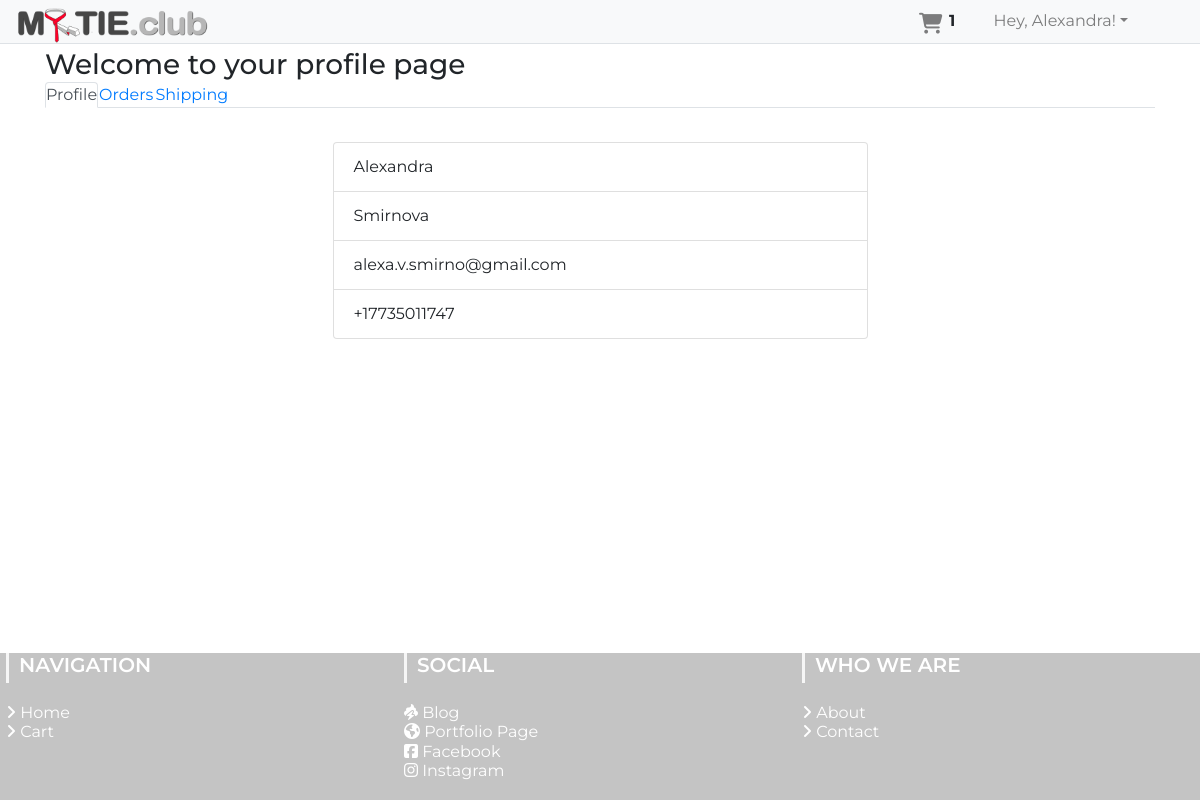
Page /profile/ (signed in) on the committed database.
### app/models.py (models this page shows, shortened)
class User(UserMixin, db.Model):
	__tablename__="user"
	id = db.Column(db.Integer, primary_key=True)
	firstname = db.Column(db.String(24), index=True)
	lastname = db.Column(db.String(24), index=True)
	email = db.Column(db.String(50), index=True, unique=True)
	password_hash = db.Column(db.String)
	phonenumber = db.Column(db.String(18), index=True, unique=True)
	is_admin = db.Column(db.Boolean, default = False)
	order = db.relationship("Order", backref='ordered_products')
	kart = db.relationship('Kart', uselist=False, backref='user_kart')
	shipping_info = db.relationship('ShippingInfo', backref='shipping',lazy='dynamic')

### app/users/routes.py (the view, shortened to what this page needs)
@users.route('/profile/', methods = ["GET", "POST"])
def profile():
	if current_user.is_anonymous:
		count = 0
		user = 0
	else:
		user = current_user.id
		count = Kart.query.filter_by(user_id =user).count()
		order = Order.query.filter_by(user_id = user)
		items = Kart.query.filter_by(user_id=user).all()
	form = ShippingForm()
	shipping = ShippingInfo.query.all()
	return render_template('users/profile.html', title = "Account page",form=form,
	shipping = shipping, count=count, order = order,items=items)

### app/models.py (called while the page is built)
@login_manager.user_loader
def load_user(id):
    return User.query.get(int(id))

### app/templates/users/profile.html (shortened to what this page needs)
{% extends "layout.html" %}
{% block body %}
<h3>
        Welcome to your profile page
</h3>
<nav>
        <div class="nav nav-tabs" id="nav-tab" role="tablist">
                <a class="nav-item nav-link active" id="nav-home-tab" data-toggle="tab" href="#nav-home" role="tab" aria-controls="nav-home" aria-selected="true">Profile</a>
                <a class="nav-item nav-link" id="nav-profile-tab" data-toggle="tab" href="#nav-profile" role="tab" aria-controls="nav-profile" aria-selected="false">Orders</a>
                <a class="nav-item nav-link" id="nav-contact-tab" data-toggle="tab" href="#nav-contact" role="tab" aria-controls="nav-contact" aria-selected="false">Shipping</a>
        </div>
</nav>
<div class="tab-content" id="nav-tabContent mb-5">
<div class="tab-pane fade show active " id="nav-home" role="tabpanel" aria-labelledby="nav-home-tab">
                <ul class="list-group mt-4 center">
                        <li class="list-group-item">{{current_user.firstname }}</li>
                        <li class="list-group-item">{{current_user.lastname }}</li>
                        <li class="list-group-item">{{ current_user.email }}</li>
                        <li class="list-group-item">{{current_user.phonenumber }}</li>
                </ul>
</div>
</div>
{% endblock %}

### app/templates/layout.html (shortened to what this page needs)
<html>
    <head>
        <link rel="stylesheet" href="https://stackpath.bootstrapcdn.com/bootstrap/4.3.1/css/bootstrap.css">
        <link href="{{ url_for('static', filename='css/main.css') }}" rel="stylesheet">
    </head>
<body>
          <nav class="navbar navbar-expand-sm navbar-light bg-light border-bottom shadow-md fixed-top">
              <h1 class="brand_name">
                  <a class="navbar-brand" href="{{ url_for('home.homepage') }}"><img id="logo" src="{{url_for('static', filename='img/my-tie-logo-navbar-2.png')}}" alt="Home"></a>
              </h1>
              <div class="collapse navbar-collapse" id="navbarTogglerDemo03">
                  <ul class="navbar-nav ml-auto mr-5 mt-2 mt-lg-0">
                      {% if current_user.is_authenticated %}
                      {% if current_user.is_admin %}
                            <li class="nav-item ml-3">
                              <a class="nav-link active" href="{{ url_for('home.admin_dashboard') }}">Dashboard</a>
                            </li>
                            <li class="nav-item ml-3">
                              <a class="nav-link" href="{{ url_for('admin.list_categories') }}">Categories</a>
                            </li>
                            <li class="nav-item ml-3">
                              <a class="nav-link" href="{{ url_for('admin.list_products') }}">Products</a>
                            </li>
                            <li class="nav-item ml-3">
                              <a class="nav-link" href="{{ url_for('admin.list_orders') }}">Orders</a>
                            </li>
                            <li class="nav-item ml-3">
                              <a class="nav-link" href="{{ url_for('users.cart') }}"><i class="fas fa-shopping-cart"></i><span class="badge badge-light">{{ count }}</span></a>
                            </li>
                      {% else %}
                            <li class="nav-item ml-3">
                              <a class="nav-link" href="{{ url_for('users.cart') }}"><i class="fas fa-shopping-cart"></i><span class="badge badge-light">{{ count }}</span></a>
                            </li>
                      {% endif %}
                            <li class="nav-item dropdown ml-3">
                              <a class="nav-link dropdown-toggle" data-toggle="dropdown" href="#" role="button" aria-haspopup="true"
                                aria-expanded="false">
                                Hey, {{ current_user.firstname }}!</a>
                            </li>
                      {% endif %}
                  </ul>
              </div>
          </nav>
    <div class="container">
        {% block body %}
        {% endblock %}
    </div>
    <section id="footer">
      <div class="container-fluid">
          <div class="row text-xs-center text-sm-left">
              <div class="col-xs-12 col-sm-4 col-md-4">
                  <h5>NAVIGATION</h5>
                  <ul class="list-unstyled quick-links">
                      <li><a href="{{ url_for('home.homepage') }}"><i class="fa fa-angle-right"></i> Home</a></li>
                      <li><a href="{{ url_for('users.cart') }}"><i class="fa fa-angle-right"></i> Cart</a></li>
                  </ul>
              </div>
              <div class="col-xs-12 col-sm-4 col-md-4">
                  <h5>SOCIAL</h5>
                  <ul class="list-unstyled quick-links">
                      <li><a href="http://www.chaze.net"><i class="fas fa-poo-storm"></i> Blog</a></li>
                      <li><a href="http://www.artem-yerep.com"><i class="fas fa-globe-americas"></i> Portfolio Page</a></li>
                      <li><a href="https://www.facebook.com/"><i class="fab fa-facebook-square"></i> Facebook</a></li>
                      <li><a href="https://www.instagram.com/"><i class="fab fa-instagram"></i> Instagram</a></li>
                  </ul>
              </div>
              <div class="col-xs-12 col-sm-4 col-md-4">
                  <h5>WHO WE ARE</h5>
                  <ul class="list-unstyled quick-links">
                      <li><a href="{{ url_for('home.about') }}"><i class="fa fa-angle-right"></i> About</a></li>
                      <li><a href="{{ url_for('home.contact') }}"><i class="fa fa-angle-right"></i> Contact</a></li>
                  </ul>
              </div>
          </div>
      </div>
    </section>
</body>
</html>

### app/static/css/main.css (style rules this page uses)
* { padding: 0; margin: 0; }
html { position: relative; min-height: 100%; }
body { font-family: 'Montserrat', sans-serif; margin-bottom: 12em ; margin-top: 3em; }
#logo { max-height: 35px; }
.navbar { padding-bottom: 0px; }
.navbar-brand { padding: 0px; }
.navbar-collapse { padding-bottom: 8px; }
.fa-shopping-cart { font-size: 1.3em; }
a.nav-link { padding: 0; }
.badge { font-size: 1em; vertical-align: 0.3em; }
.center { margin: auto; width: 50%; padding: 10px; }
.row { margin-left: auto; margin-right: auto; margin-bottom: 20px; }
.row:after { content: ""; display: table; clear: both; }
#footer { position: absolute; bottom: 0; width: 100%; opacity: .5; background-color: rgb(138, 138, 138); line-height: 1.2em; }
#footer h5 { padding-left: 10px; font-weight: 600; border-left: 3px solid #eeeeee; padding-bottom: 6px; margin-bottom: 20px; color:#ffffff; }
#footer ul.social li a, #footer ul.quick-links li a { color:#ffffff; }
#footer ul.quick-links li { padding: 0 0; -webkit-transition: .5s all ease; -moz-transition: .5s all ease; transition: .5s all ease; }
p,h1, h3, input, ul, h6 ,h5 { margin: 0; padding:0 0; }
ul { list-style-type: none; }
@media screen and (max-width: 1280px) { .row { margin-left: -24px; } }

### rows in the picture
User: firstname "Alexandra", lastname "Smirnova", email "alexa.v.smirno@gmail.com", phonenumber "+17735011747"

### other values in the picture
{{ count }} "1"
